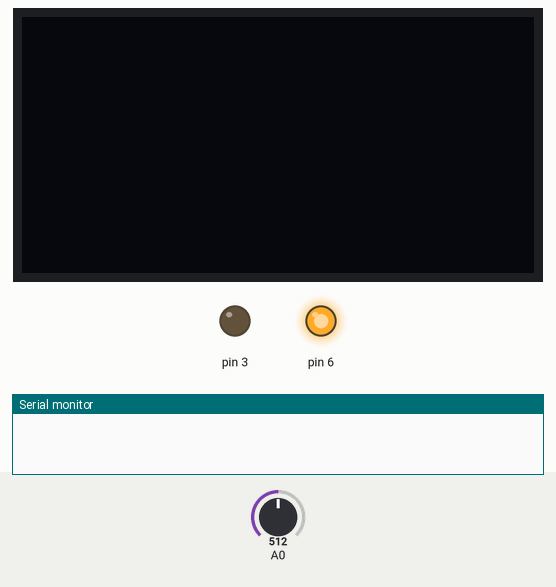
Bench run of a sketch on a simulated Arduino Uno, built with avr-gcc and run on an emulated ATmega328P. Shown: 128×64 one-colour display, output pins drawn as LEDs (lit = HIGH), the last lines printed to the serial monitor. The test bench sets the inputs (shaded band); at power-on: A0 = 512.

Above: at 0.1 s.
At 2.1 s:
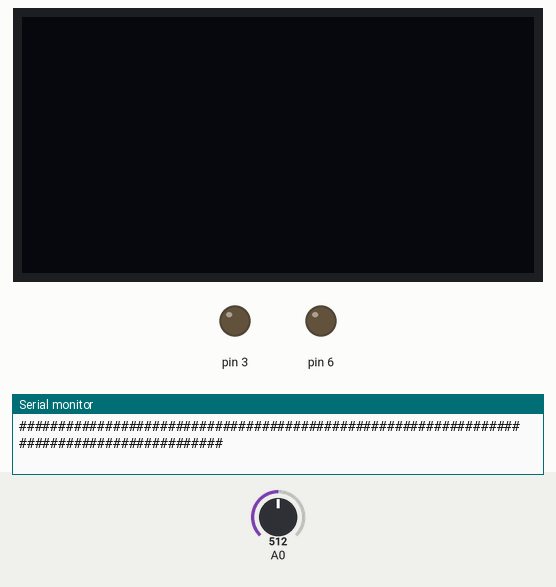
At 4.4 s:
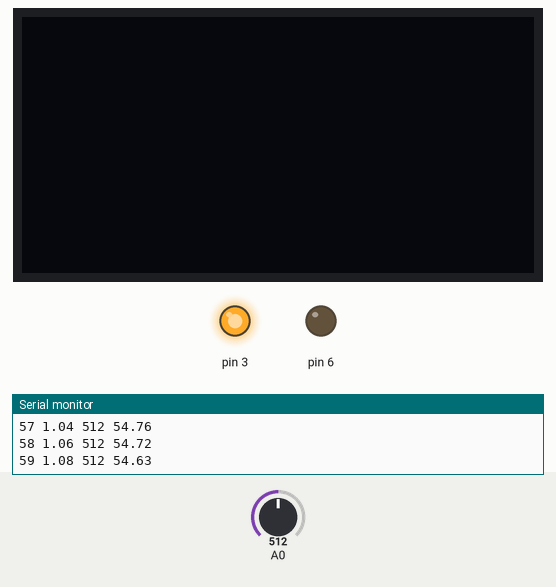
4.5 s: A0 set to 982
6.0 s: A0 set to 1010
Timing chart, 0 to 9.0 s (numbered marks = the images above; inputs shaded):
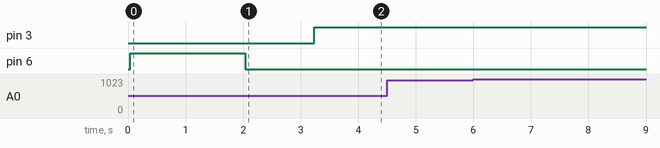

The sketch:

OLED.ino
```cpp
/*
  CosmicWatch Desktop Muon Detector Arduino Code

  This code does not use the microSD card reader/writer, but does used the OLED screen.

  Questions?
  Spencer N. Axani
  saxani@mit.edu

  Requirements: Sketch->Include->Manage Libraries:
  SPI, EEPROM, SD, and Wire are probably already installed.
  1. Adafruit SSD1306     -- by Adafruit Version 1.0.1
  2. Adafruit GFX Library -- by Adafruit Version 1.0.2
  3. TimerOne             -- by Jesse Tane et al. Version 1.1.0
*/

#include <Adafruit_SSD1306.h>
#include <Adafruit_GFX.h>
// #include <TimerOne.h>
#include <Wire.h>
#include <SPI.h>
// #include <EEPROM.h>

const byte OLED = 1;                      // Turn on/off the OLED [1,0]

const int SIGNAL_THRESHOLD      = 160 + 50;    // Min threshold to trigger on. See calibration.pdf for conversion to mV.
const int RESET_THRESHOLD       = 160 + 25;

const int LED_BRIGHTNESS        = 255;    // Brightness of the LED [0,255]

const long double cal[] = {-9.085681659276021e-27, 4.6790804314609205e-23, -1.0317125207013292e-19,
  1.2741066484319192e-16, -9.684460759517656e-14, 4.6937937442284284e-11, -1.4553498837275352e-08,
   2.8216624998078298e-06, -0.000323032620672037, 0.019538631135788468, -0.3774384056850066, 12.324891083404246};

const int cal_max = 1023;

//INTERUPT SETUP
#define TIMER_INTERVAL 1000000          // Every 1,000,000 us the timer will update the OLED readout

//OLED SETUP
#define OLED_RESET 10
Adafruit_SSD1306 display(OLED_RESET);

//initialize variables
char detector_name[40] = "Default Detector";

unsigned long time_stamp                      = 0L;
unsigned long measurement_deadtime            = 0L;
unsigned long time_measurement                = 0L;      // Time stamp
// unsigned long interrupt_timer                 = 0L;      // Time stamp
int start_time                                = 0L;      // Reference time for all the time measurements
unsigned long total_deadtime                  = 0L;      // total measured deadtime
unsigned long waiting_t1                      = 0L;
unsigned long measurement_t1;
unsigned long measurement_t2;

float sipm_voltage                            = 0;
long int count                                = 0L;      // A tally of the number of muon counts observed
float last_sipm_voltage                       = 0;
float temperatureC;

byte waiting_for_interupt                     = 0;
byte SLAVE;
byte MASTER;
byte keep_pulse                               = 0;

void setup() {
  // analogReference();
  // Initialize the ADC
  // ADC->CTRLA.reg |= ADC_CTRLA_ENABLE; // Enable the AD

   // Set prescaler to 8 example (can be adjusted)
  // ADC->CTRLB.bit.PRESCALER = ADC_CTRLB_PRESCALER_DIV8_Val;
  Serial.begin(9600);

  display.begin(SSD1306_SWITCHCAPVCC, 0x3C);
  pinMode(3, OUTPUT);
  pinMode(6, INPUT);
  if (digitalRead(6) == HIGH) {
      SLAVE = 1;
      MASTER = 0;
      digitalWrite(3,HIGH);
      delay(1000);}

  else{
      delay(10);
      MASTER = 1;
      SLAVE = 0;
      pinMode(6, OUTPUT);
      digitalWrite(6, HIGH);}

  if (OLED == 1){
      display.setRotation(2);         // Upside down screen (0 is right-side-up)
      // OpeningScreen();                // Run the splash screen on start-up
      delay(2000);                    // Delay some time to show the logo, and keep the Pin6 HIGH for coincidence
      display.setTextSize(1);}

  else {delay(2000);}
  digitalWrite(3,LOW);
  if (MASTER == 1) {digitalWrite(6, LOW);}

  Serial.println(F("##########################################################################################"));
  Serial.println(F("### CosmicWatch: The Desktop Muon Detector"));
  Serial.println(F("### Questions? saxani@mit.edu"));
  Serial.println(F("### Comp_date Comp_time Event Ardn_time[ms] ADC[0-1023] SiPM[mV] Deadtime[ms] Temp[C] Name"));
  Serial.println(F("##########################################################################################"));

//   get_detector_name(detector_name);
//   Serial.println(detector_name);
  // get_time();
  delay(900);
  start_time = millis();

//   Timer1.initialize(TIMER_INTERVAL);             // Initialise timer 1
//   Timer1.attachInterrupt(timerIsr);              // attach the ISR routine

}

void loop()
{
  // while (1){
    // int x = analogRead(A0);
    // if (x > 0) {
    //   Serial.println(x);
    // }

    // Make a measurement of the pulse amplitude
    int adc = analogRead(A0);
    if (adc > 23){
      count++;
      time_stamp = millis() - start_time;
      // measurement_t1 = micros();

      if (MASTER == 1) {
          analogWrite(3, LED_BRIGHTNESS);
          // sipm_voltage = get_sipm_voltage(adc);
          // last_sipm_voltage = sipm_voltage;
          Serial.println((String)count + " " + (String)(time_stamp / 1000.0)+ " " + adc + " " + (String)((double)count / time_stamp * 1000.0));
      }
      // If Master, send a signal to the Slave
      // if (MASTER == 1) {
      //     digitalWrite(6, HIGH);
      //     count++;
      //     keep_pulse = 1;}

      // Wait for ~8us
      // analogRead(A3);

      // If Slave, check for signal from Master

      // if (SLAVE == 1){
          // if (digitalRead(6) == HIGH){
              // keep_pulse = 1;
              // count++;}}

      // Wait for ~8us
      // analogRead(A3);

      // If Master, stop signalling the Slave
      // if (MASTER == 1) {
          // digitalWrite(6, LOW);}

      // Measure the temperature, voltage reference is currently set to 3.3V
      // temperatureC = (((analogRead(A3)+analogRead(A3)+analogRead(A3))/3. * (3300./1024)) - 500.)/10. ;


      // Measure deadtime
      // measurement_deadtime = total_deadtime;


      // If you are within 15 miliseconds away from updating the OLED screen, we'll let if finish
      // if((interrupt_timer + 1000 - millis()) < 15){
      //     waiting_t1 = millis();
      //     waiting_for_interupt = 1;
      //     delay(30);
      //     waiting_for_interupt = 0;}


      // if (SLAVE == 1) {
      //     if (keep_pulse == 1) {
      //         analogWrite(3, LED_BRIGHTNESS);
      //         sipm_voltage = get_sipm_voltage(adc);
      //         last_sipm_voltage = sipm_voltage;
      //         Serial.println((String)count + " " + time_stamp+ " " + adc+ " " + sipm_voltage + " " + measurement_deadtime+ " " + temperatureC);
      //     }
      // }

      // keep_pulse = 0;
      // digitalWrite(3, LOW);
      // while(analogRead(A0) > RESET_THRESHOLD){continue;}
      // total_deadtime += (micros() - measurement_t1) / 1000.;
    }
  // }
}

// void timerIsr()
// {
//   interrupts();
//   interrupt_timer                       = millis();
//   if (waiting_for_interupt == 1){
//       total_deadtime += (millis() - waiting_t1);}
//   waiting_for_interupt = 0;
//   if (OLED == 1){
//       get_time();}
// }

// void get_time()
// {
//   unsigned long int OLED_t1             = micros();
//   float count_average                   = 0;
//   float count_std                       = 0;

//   if (count > 0.) {
//       count_average   = count / ((interrupt_timer - start_time - total_deadtime) / 1000.);
//       count_std       = sqrt(count) / ((interrupt_timer - start_time - total_deadtime) / 1000.);}
//   else {
//       count_average   = 0;
//       count_std       = 0;}

//   display.setCursor(0, 0);
//   display.clearDisplay();
//   display.print(F("Total Count: "));
//   display.println(count);
//   display.print(F("Uptime: "));

//   int minutes                 = ((interrupt_timer - start_time) / 1000 / 60) % 60;
//   int seconds                 = ((interrupt_timer - start_time) / 1000) % 60;
//   char min_char[4];
//   char sec_char[4];

//   sprintf(min_char, "%02d", minutes);
//   sprintf(sec_char, "%02d", seconds);

//   display.println((String) ((interrupt_timer - start_time) / 1000 / 3600) + ":" + min_char + ":" + sec_char);

//   if (count == 0) {
//     display.println("Hi, I'm "+(String)detector_name);
//     }
//       //if (MASTER == 1) {display.println(F("::---  MASTER   ---::"));}
//       //if (SLAVE  == 1) {display.println(F("::---   SLAVE   ---::"));}}

//   else{
//       if (last_sipm_voltage > 180){
//           display.print(F("===---- WOW! ----==="));}
//       else{
//             if (MASTER == 1) {display.print(F("M"));}
//             if (SLAVE  == 1) {display.print(F("S"));}
//             for (int i = 1; i <=  (last_sipm_voltage + 10) / 10; i++) {display.print(F("-"));}}
//       display.println(F(""));}

//   char tmp_average[4];
//   char tmp_std[4];

//   int decimals = 2;
//   if (count_average < 10) {decimals = 3;}

// //   dtostrf(count_average, 1, decimals, tmp_average);
// //   dtostrf(count_std, 1, decimals, tmp_std);

//   display.print(F("Rate: "));
//   display.print((String)tmp_average);
//   display.print(F("+/-"));
//   display.println((String)tmp_std);
//   display.display();

//   total_deadtime                      += (micros() - OLED_t1 +73)/1000.;
// }

// void OpeningScreen(void)
// {
//     display.setTextSize(2);
//     display.setTextColor(WHITE);
//     display.setCursor(8, 0);
//     display.clearDisplay();
//     display.print(F("Cosmic \n     Watch"));
//     display.display();
//     display.setTextSize(1);
//     display.clearDisplay();
// }


// This function converts the measured ADC value to a SiPM voltage via the calibration array
// float get_sipm_voltage(float adc_value)
// {
//   float voltage = 0;
//   for (int i = 0; i < (sizeof(cal)/sizeof(float)); i++) {
//     voltage += cal[i] * pow(adc_value,(sizeof(cal)/sizeof(float)-i-1));
//     }
//     return voltage;
// }

// This function reads the EEPROM to get the detector ID
// boolean get_detector_name(char* det_name)
// {
//     byte ch;                              // byte read from eeprom
//     int bytesRead = 0;                    // number of bytes read so far
//     ch = EEPROM.read(bytesRead);          // read next byte from eeprom
//     det_name[bytesRead] = ch;               // store it into the user buffer
//     bytesRead++;                          // increment byte counter

//     while ( (ch != 0x00) && (bytesRead < 40) && ((bytesRead) <= 511) )
//     {
//         ch = EEPROM.read(bytesRead);
//         det_name[bytesRead] = ch;           // store it into the user buffer
//         bytesRead++;                      // increment byte counter
//     }
//     if ((ch != 0x00) && (bytesRead >= 1)) {det_name[bytesRead - 1] = 0;}
//     return true;
// }
```
